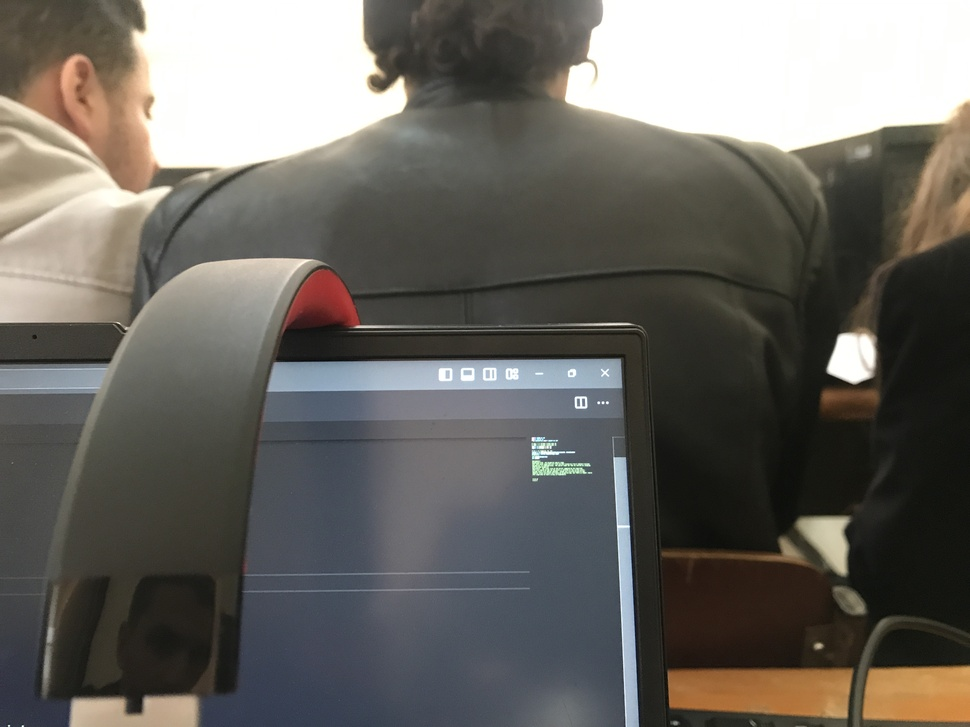
#> input picture S2/Vision/TP6/1.JPG, 970 x 727 px, shrunk from 4032 x 3024 before the run
$ python depth.py
#> lines starting #> are read from the running program, lines starting #| are printed output that depends on the picture
import numpy as np
import cv2 as cv
from matplotlib import pyplot as plt

# imgL = cv.imread('scene1.png',0)
# imgR = cv.imread('scene2.png',0)
imgL = cv.imread('1.JPG',0)
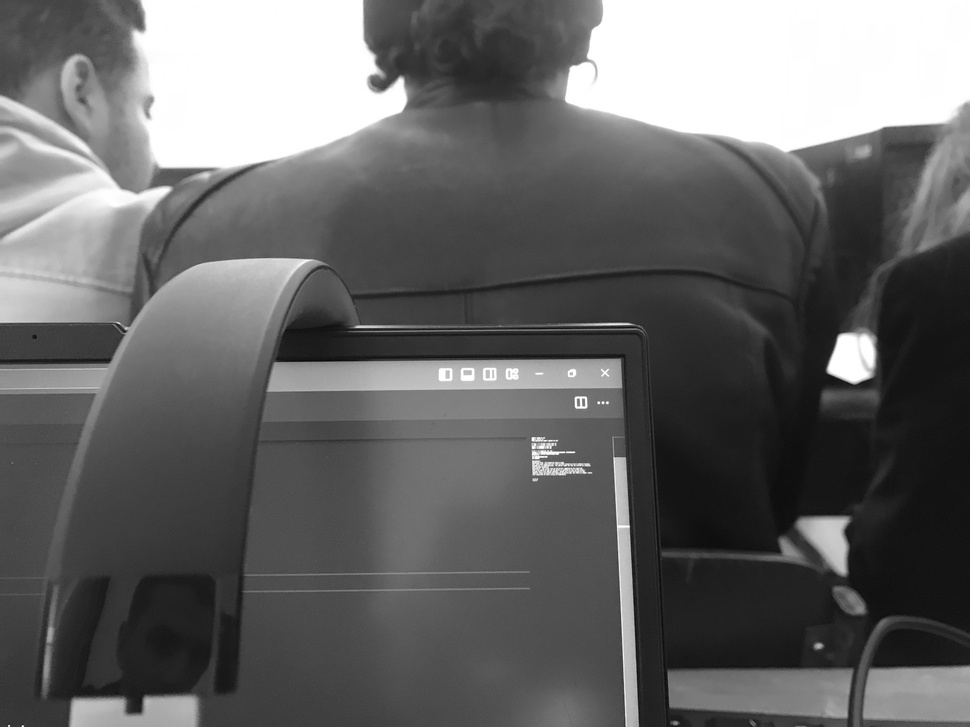
#> imgL: shape (727, 970); min 7, max 255, mean 102.7
imgR = cv.imread('2.JPG',0)
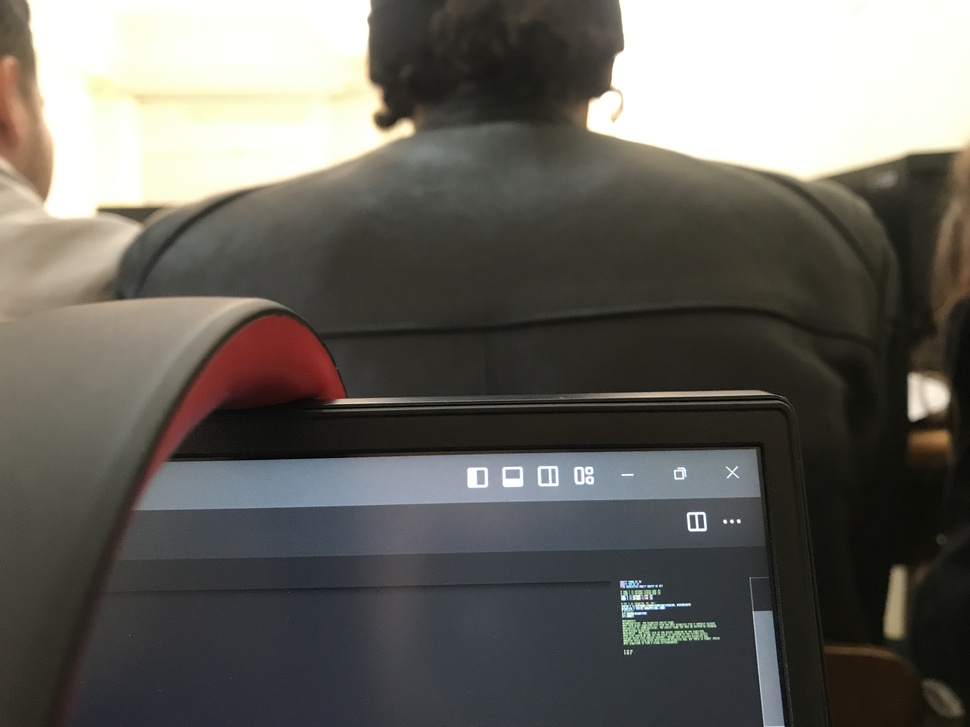
#> input picture S2/Vision/TP6/2.JPG, 970 x 727 px, shrunk from 4032 x 3024 before the run
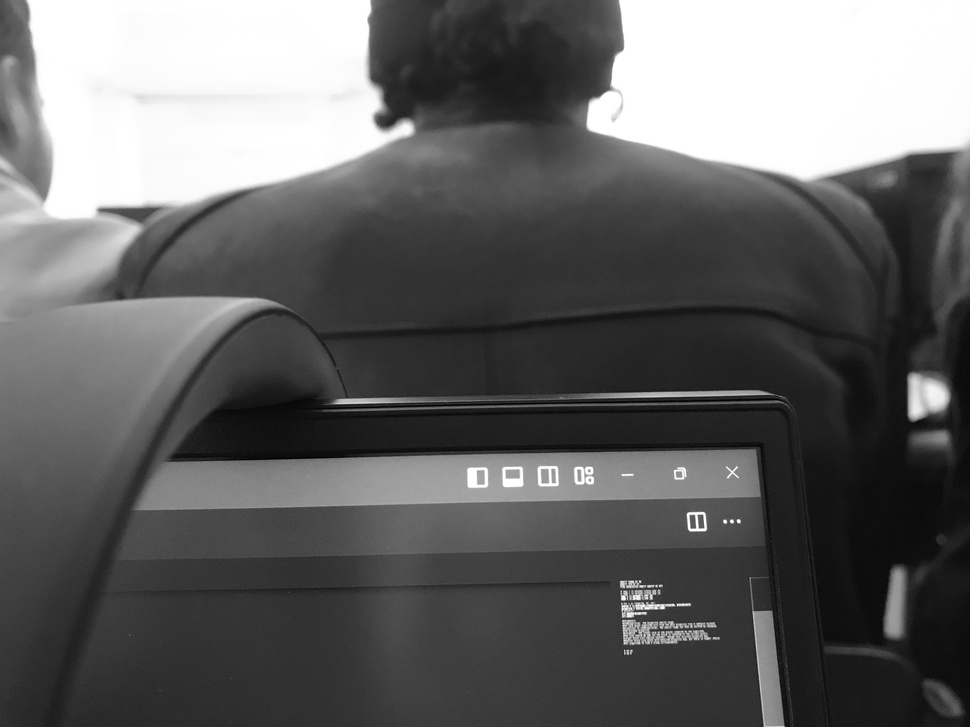
#> imgR: shape (727, 970); min 0, max 255, mean 99.7

# for i in range(16, 33, 16):
stereo = cv.StereoBM_create(numDisparities=16, blockSize=25)
disparity = stereo.compute(imgL,imgR)
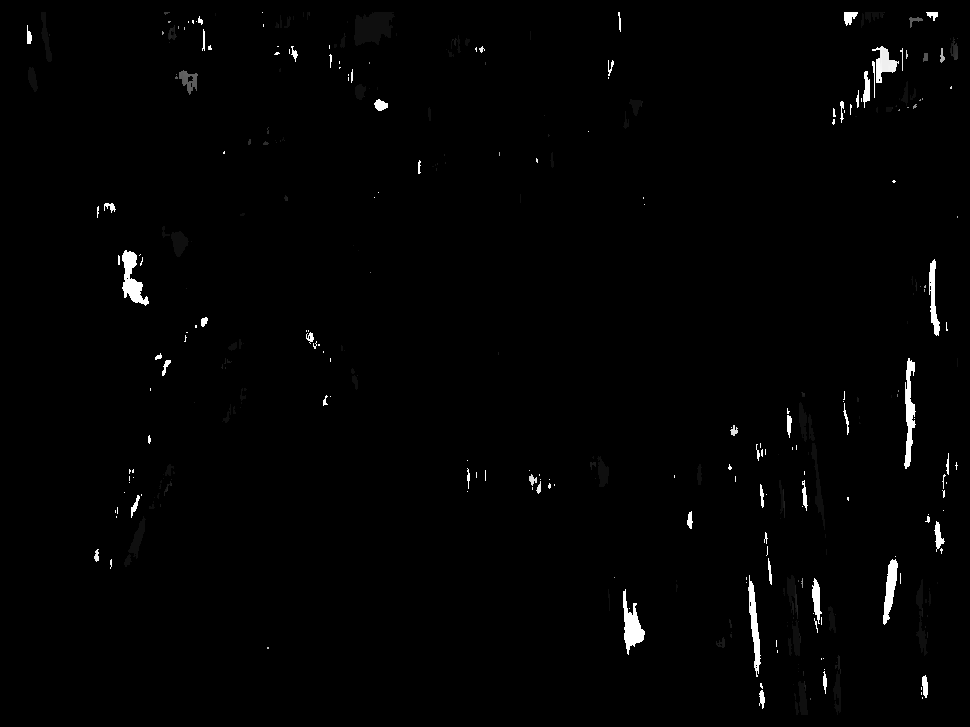
#> disparity: shape (727, 970) int16; min -16, max 240, mean -13.1; drawn with min black and max white
# print(i)
plt.imshow(disparity)
plt.show()

#Parameters
#numDisparities  the disparity search range.
#For each pixel algorithm will find the best disparity from 0 (default minimum
#disparity) to numDisparities. The search range can then be shifted by changing
#the minimum disparity.
#blockSize   the linear size of the blocks compared by the algorithm.
#The size should be odd (as the block is centered at the current pixel).
#Larger block size implies smoother, though less accurate disparity map.
#Smaller block size gives more detailed disparity map, but there is higher chance
#for algorithm to find a wrong correspondence.


# 16 13
# 32 9
